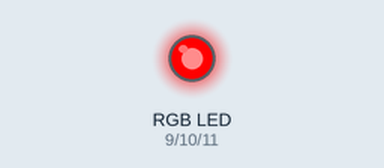
The sketch below on a simulated Arduino Uno, built with avr-gcc and run on an emulated ATmega328P. Parts: an RGB LED mixed from three pins (HIGH = lit).

Above: at 0.1 s.
At 14.03 s:
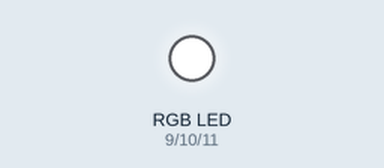
At 15.6 s:
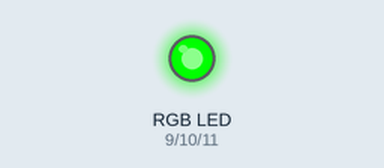
At 20.1 s:
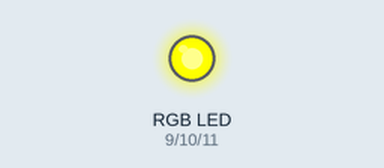
At 27.1 s:
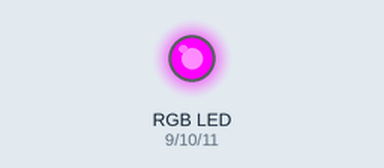
At 35.6 s:
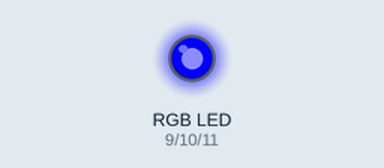
Timing chart, 0 to 40.0 s (numbered marks = the images above):
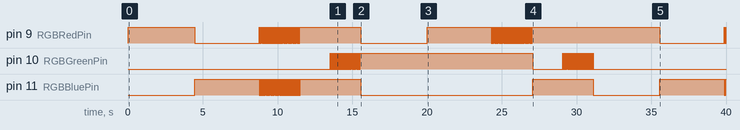

Measured:
- by itself, pin 10 (RGBGreenPin): goes 33 × (HIGH 0.03 s, LOW 0.03 s), HIGH 11.5 s, LOW 2.0 s, 33 × (HIGH 0.03 s, LOW 0.03 s), HIGH 0.03 s, then LOW

The sketch:

Level_3.1.ino
```cpp
/*


            Autor: Diana Avanesian (student number: 200421248)
            Lab 2 RGB Blink (level 3)
            Title: The program flashes my personal light show to the music " Seven Nation Army " by The White Stripes.
            Date: 08/09/2019

*/

int RGBRedPin = 9;    //The red RGB LED is connected pin 9 of the Arduino.
int RGBGreenPin = 10; //The green RGB LED is connected pin 10 of the Arduino.
int RGBBluePin = 11;  //The blue RGB LED is connected pin 11 of the Arduino.
int waitTime = 30; //Sets the amount of time to wait between color changes.
int waitTime0 = 4450; //Sets the amount of time to wait between color changes.
int waitTime01 = 4300;
int waitTime02 = 4000;
int waitTime02half=2000;


void setup() { //The Setup function runs once.
    pinMode(RGBRedPin, OUTPUT);    //Setup red RGB LED pin as an output pin.
    pinMode(RGBGreenPin, OUTPUT);  //Setup green RGB LED pin as an output pin.
    pinMode(RGBBluePin, OUTPUT);   //Setup blue RGB LED pin as an output pin.
}

void loop() { //The loop function runs forever.

    // Display Red for 4 sec
    digitalWrite(RGBRedPin, HIGH); //Turn on RED
    delay(waitTime0);               //Wait for 4 seconds
    digitalWrite(RGBRedPin, LOW);  //Turn off Red

    // Display Blue for another 4.5 sec
    digitalWrite(RGBBluePin, HIGH); //Turn on RED
    delay(waitTime01);               //Wait for 4.5 seconds
    digitalWrite(RGBBluePin, LOW);  //Turn off Red

    // Alternate between blue and red
    for (int i = 0; i <= 45; i++) {
        //Display Blue
        digitalWrite(RGBBluePin, HIGH); //Turn on RED
        delay(waitTime);                //Wait
        digitalWrite(RGBBluePin, LOW);  //Turn off RED

        //Display Red
        digitalWrite(RGBRedPin, HIGH); //Turn on RED
        delay(waitTime);               //Wait
        digitalWrite(RGBRedPin, LOW);  //Turn off RED
    }

    ///Display  Magenta  (Red + Blue)
    digitalWrite(RGBRedPin, HIGH); //Turn on RED
    digitalWrite(RGBBluePin, HIGH); //Turn on RED
    delay(waitTime02half);              //Wait for 2 seconds
    digitalWrite(RGBRedPin, LOW);  //Turn off Red
    digitalWrite(RGBBluePin, LOW); //Turn on RED

    // Alternate between magenta and white

  for (int i = 0; i <= 33; i++) {
        ///Display  Magenta
        digitalWrite(RGBRedPin, HIGH); //Turn on RED
        digitalWrite(RGBBluePin, HIGH); //Turn on RED
        delay(waitTime);              //Wait for 4 seconds
        digitalWrite(RGBRedPin, LOW);  //Turn off Red
        digitalWrite(RGBBluePin, LOW); //Turn on RED

        //Display White  (Red + Blue + Green)
        digitalWrite(RGBRedPin, HIGH); //Turn on RED
        digitalWrite(RGBBluePin, HIGH); //Turn on BLUE
        digitalWrite(RGBGreenPin, HIGH); //Turn on GREEN
        delay(waitTime);               //Wait for 2 seconds
        digitalWrite(RGBRedPin, LOW);  //Turn off RED
        digitalWrite(RGBBluePin, LOW); //Turn off BLUE
        digitalWrite(RGBGreenPin, LOW); //Turn off GREEN

     }


    //Display Green
     digitalWrite(RGBGreenPin, HIGH); //Turn on RED
     delay(waitTime0);               //Wait
     digitalWrite(RGBGreenPin, LOW);  //Turn off Red

    //Display  Cyan  (Blue + Green)
    digitalWrite(RGBRedPin, HIGH); //Turn on RED
    digitalWrite(RGBGreenPin, HIGH); //Turn on RED
    delay(waitTime01);               //Wait
    digitalWrite(RGBRedPin, LOW);  //Turn off Red
    digitalWrite(RGBGreenPin, LOW); //Turn of RED

    //Alternate between green and cyan
    for (int i = 0; i <= 45; i++) {
      //Display Green
      digitalWrite(RGBGreenPin, HIGH); //Turn on RED
      delay(waitTime);               //Wait
      digitalWrite(RGBGreenPin, LOW);  //Turn off Red

      //Display  Cyan  (Blue + Green)
      digitalWrite(RGBRedPin, HIGH); //Turn on RED
      digitalWrite(RGBGreenPin, HIGH); //Turn on RED
      delay(waitTime);               //Wait
      digitalWrite(RGBRedPin, LOW);  //Turn off Red
      digitalWrite(RGBGreenPin, LOW); //Turn of RED
     }

      ///Display  Magenta  (Red + Blue)
      digitalWrite(RGBRedPin, HIGH); //Turn on RED
      digitalWrite(RGBBluePin, HIGH); //Turn on RED
      delay(waitTime02half);              //Wait for 2 seconds
      digitalWrite(RGBRedPin, LOW);  //Turn off Red
      digitalWrite(RGBBluePin, LOW); //Turn on RED


       //Alternate between green and cyan
       for (int i = 0; i <= 33; i++) {
        ///Display  Magenta
        digitalWrite(RGBRedPin, HIGH); //Turn on RED
        digitalWrite(RGBBluePin, HIGH); //Turn on RED
        delay(waitTime);              //Wait for 4 seconds
        digitalWrite(RGBRedPin, LOW);  //Turn off Red
        digitalWrite(RGBBluePin, LOW); //Turn on RED

        //Display White  (Red + Blue + Green)
        digitalWrite(RGBRedPin, HIGH); //Turn on RED
        digitalWrite(RGBBluePin, HIGH); //Turn on BLUE
        digitalWrite(RGBGreenPin, HIGH); //Turn on GREEN
        delay(waitTime);               //Wait for 2 seconds
        digitalWrite(RGBRedPin, LOW);  //Turn off RED
        digitalWrite(RGBBluePin, LOW); //Turn off BLUE
        digitalWrite(RGBGreenPin, LOW); //Turn off GREEN

     }


   }
```
